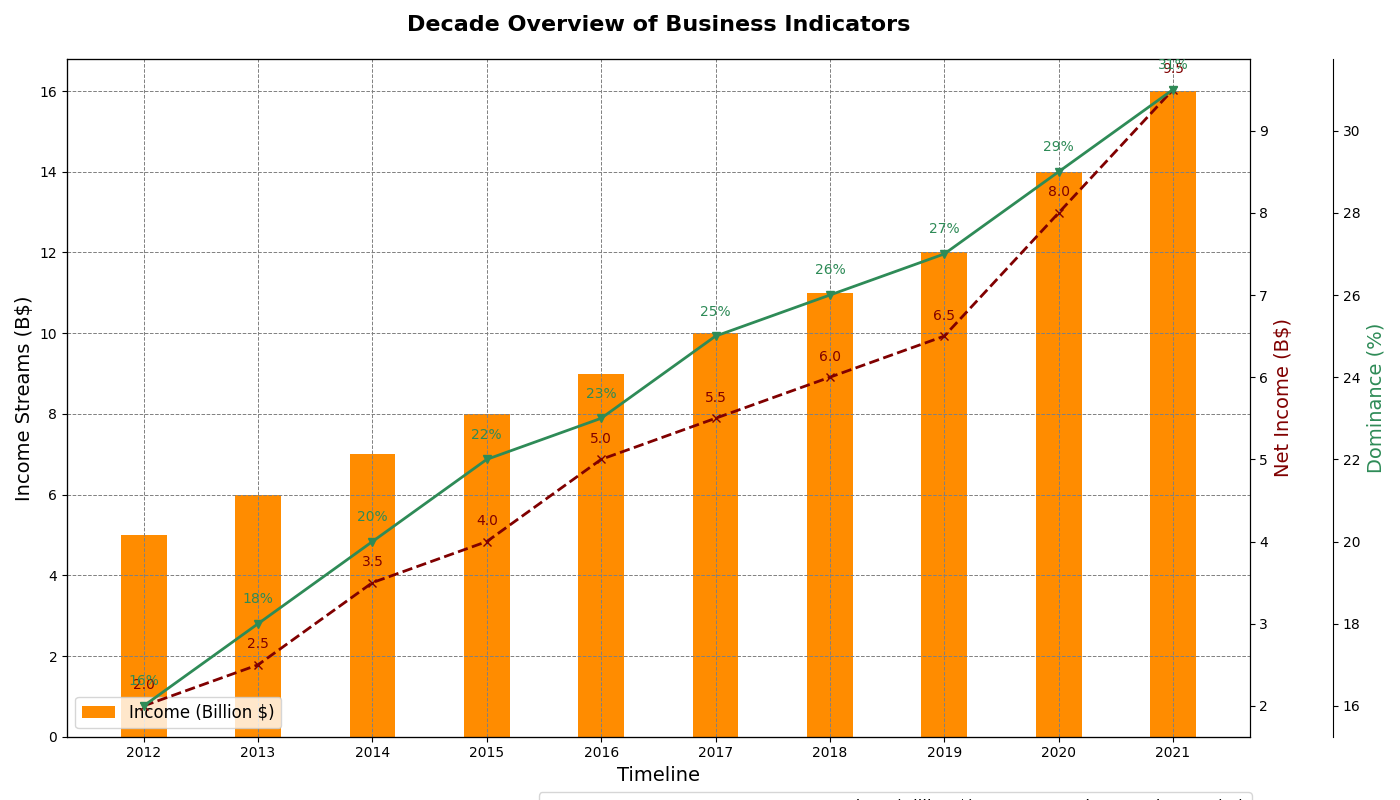

Source code (Python):
import matplotlib.pyplot as plt
import numpy as np

years = np.arange(2012, 2022)
revenues = [5, 6, 7, 8, 9, 10, 11, 12, 14, 16]
profits = [2, 2.5, 3.5, 4, 5, 5.5, 6, 6.5, 8, 9.5]
market_shares = [16, 18, 20, 22, 23, 25, 26, 27, 29, 31]

fig, ax1 = plt.subplots(figsize=(14, 8))

bar_width = 0.4
ax1.bar(years, revenues, width=bar_width, color='darkorange', label='Income (Billion $)')
ax1.set_xlabel('Timeline', fontsize=14)
ax1.set_ylabel('Income Streams (B$)', fontsize=14, color='black')
ax1.set_title('Decade Overview of Business Indicators', fontsize=16, fontweight='bold', pad=20)
ax1.set_xticks(years)
ax1.set_xticklabels(years)

ax1.grid(visible=True, which='major', linestyle='--', linewidth=0.7, color='grey')

# Move legend to bottom
ax1.legend(loc='lower left', fontsize=12)

ax2 = ax1.twinx()
ax2.plot(years, profits, color='maroon', marker='x', linestyle='--', linewidth=2, label='Earnings (Billion $)')
ax2.set_ylabel('Net Income (B$)', fontsize=14, color='maroon')
for i, profit in enumerate(profits):
    ax2.text(years[i], profit + 0.2, f'{profit:.1f}', color='maroon', ha='center')

ax3 = ax1.twinx()
ax3.spines['right'].set_position(('outward', 60))
ax3.plot(years, market_shares, color='seagreen', marker='v', linestyle='-', linewidth=2, label='Market Dominance (%)')
ax3.set_ylabel('Dominance (%)', fontsize=14, color='seagreen')
for i, share in enumerate(market_shares):
    ax3.text(years[i], share + 0.5, f'{share}%', color='seagreen', ha='center')
ax3.spines['right'].set_visible(True)

fig.legend(loc='lower right', bbox_to_anchor=(0.9, -0.04), ncol=3, fontsize=12)

plt.tight_layout()
plt.show()
